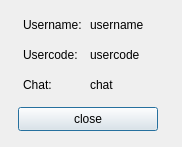
<?xml version="1.0" encoding="UTF-8"?>
<ui version="4.0">
 <class>TelegramWindow</class>
 <widget class="QDialog" name="TelegramWindow">
  <property name="geometry">
   <rect>
    <x>0</x>
    <y>0</y>
    <width>182</width>
    <height>147</height>
   </rect>
  </property>
  <property name="windowTitle">
   <string>Dialog</string>
  </property>
  <widget class="QLabel" name="label_Username">
   <property name="geometry">
    <rect>
     <x>23</x>
     <y>17</y>
     <width>70</width>
     <height>16</height>
    </rect>
   </property>
   <property name="text">
    <string>Username:</string>
   </property>
  </widget>
  <widget class="QLabel" name="label_Usercode">
   <property name="geometry">
    <rect>
     <x>23</x>
     <y>47</y>
     <width>70</width>
     <height>16</height>
    </rect>
   </property>
   <property name="text">
    <string>Usercode:</string>
   </property>
  </widget>
  <widget class="QLabel" name="label_Chat">
   <property name="geometry">
    <rect>
     <x>23</x>
     <y>77</y>
     <width>70</width>
     <height>16</height>
    </rect>
   </property>
   <property name="text">
    <string>Chat:</string>
   </property>
  </widget>
  <widget class="QLabel" name="label_username_set">
   <property name="geometry">
    <rect>
     <x>90</x>
     <y>17</y>
     <width>171</width>
     <height>16</height>
    </rect>
   </property>
   <property name="text">
    <string>username</string>
   </property>
  </widget>
  <widget class="QLabel" name="label_usercode_set">
   <property name="geometry">
    <rect>
     <x>90</x>
     <y>45</y>
     <width>171</width>
     <height>20</height>
    </rect>
   </property>
   <property name="text">
    <string>usercode</string>
   </property>
  </widget>
  <widget class="QLabel" name="label_Chat_set">
   <property name="geometry">
    <rect>
     <x>90</x>
     <y>77</y>
     <width>171</width>
     <height>16</height>
    </rect>
   </property>
   <property name="text">
    <string>chat</string>
   </property>
  </widget>
  <widget class="QPushButton" name="pushButton_close">
   <property name="geometry">
    <rect>
     <x>18</x>
     <y>107</y>
     <width>140</width>
     <height>24</height>
    </rect>
   </property>
   <property name="text">
    <string>close</string>
   </property>
  </widget>
 </widget>
 <resources/>
 <connections/>
</ui>
